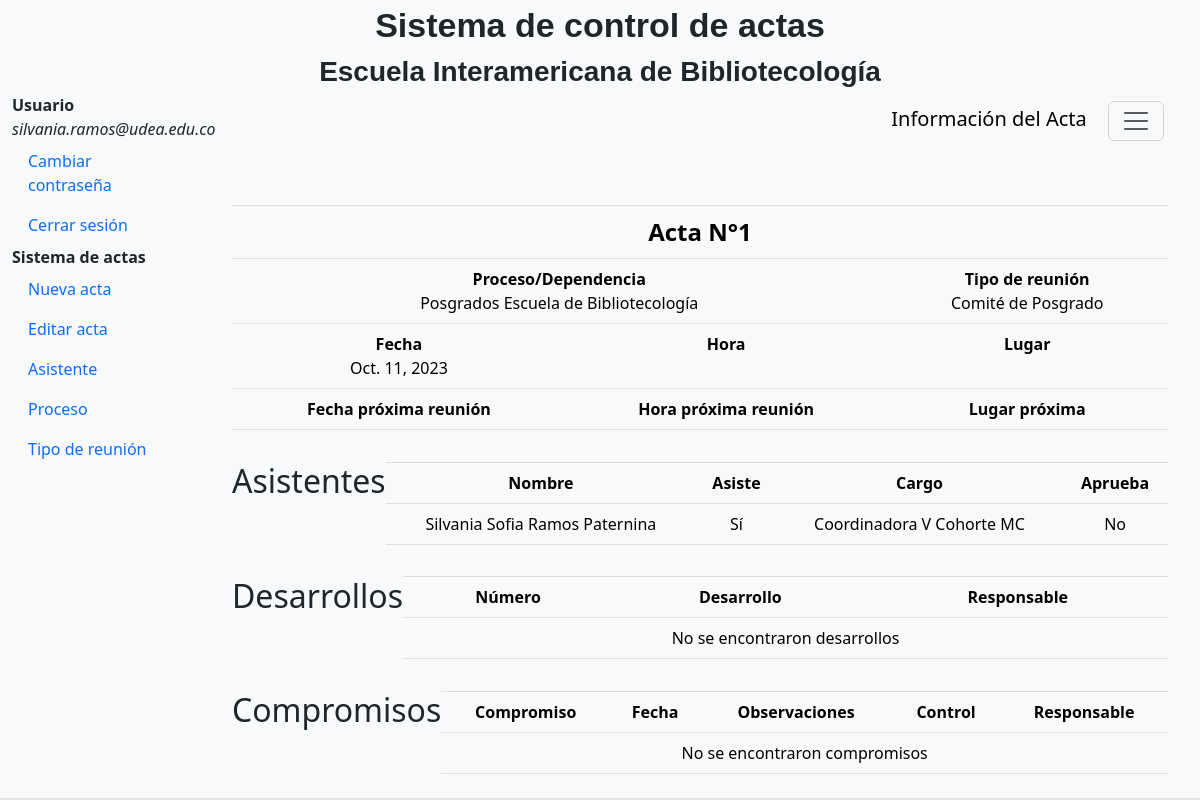
The page /app_registro/resumen/41/ (signed in) on the database as committed earlier.
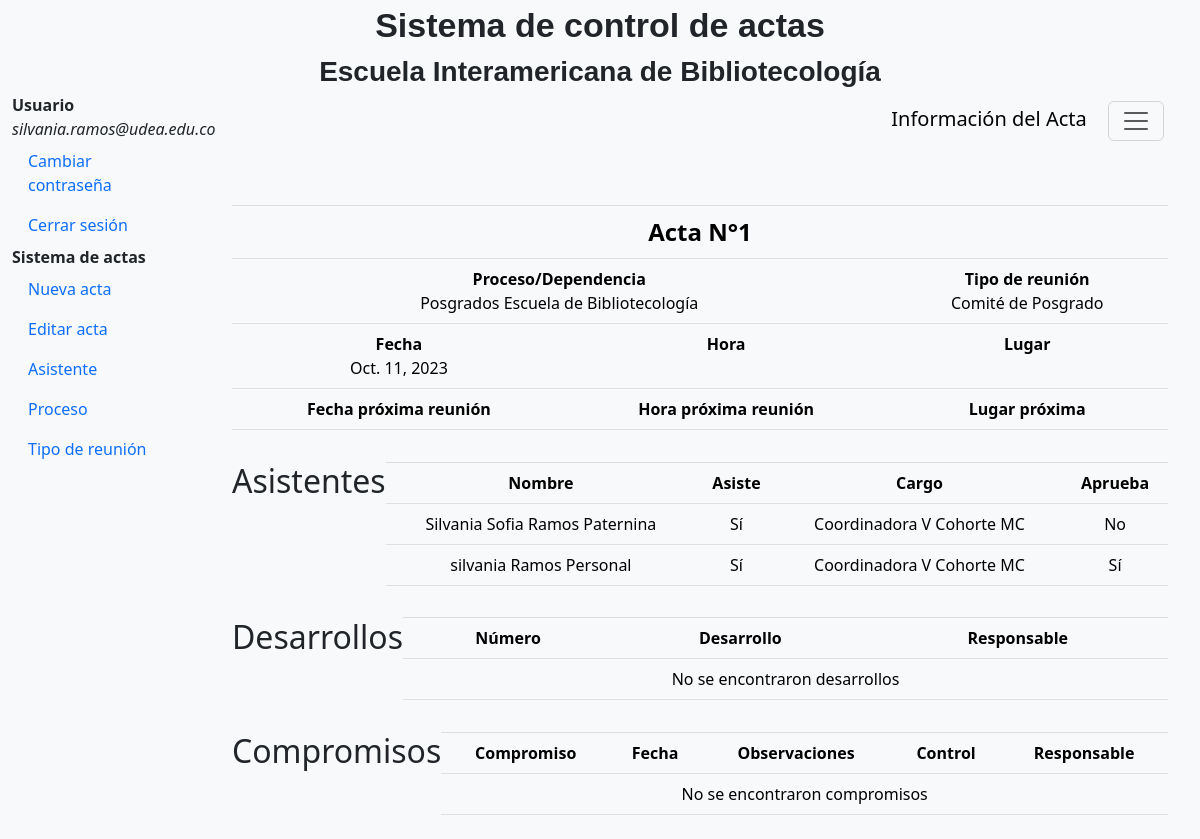
The same page on the database as committed later.
### app_registro/models.py (models this page shows, shortened)
class Act(models.Model):
    pub_date = models.DateField()
    process_text = models.ForeignKey(Dependece,on_delete =models.CASCADE,default=None)
    type_meet = models.ForeignKey(Typemeet,on_delete =models.CASCADE,default=None)
    hour = models.TimeField(null=True,editable=True)
    next_meet = models.DateField(null=True,editable=True)
    next_hour = models.TimeField(null=True,editable=True )
    place = models.CharField(max_length=200, editable=True)
    next_place = models.CharField(max_length=200,null=True,editable=True)
    ident = models.IntegerField(null=True, default=None)
    send = models.BooleanField(null=True, default=None)

class Dependece(models.Model):
    cod = models.CharField(max_length=200,null=True)
    name = models.CharField(max_length=200,null=True)
    def __str__(self):
        return str(self.cod)

class Typemeet(models.Model):
    name = models.CharField(max_length=200)

class Confirmation(models.Model):
    user_id = models.ForeignKey(User,on_delete =models.CASCADE,verbose_name="Usuario")
    act_id = models.ForeignKey(Act,on_delete =models.CASCADE)
    asset = models.BooleanField(null=True, default=None)
    job_position = models.ForeignKey(Job, on_delete=models.SET_NULL, blank=True, null=True)
    process = models.ForeignKey(Process,on_delete =models.CASCADE,null=True, default=None)
    approved = models.BooleanField(null=True, default=False)

class User(models.Model):
    name = models.CharField(max_length=200, default=None)
    mail = models.CharField(max_length=200,null=True,default=None)
    num_id = models.IntegerField(default=None)

class Job(models.Model):
    name_job = models.CharField(max_length=200)
    description = models.CharField(max_length=200,null=True, default=None)
    def __str__(self):
        return str(self.name_job)

### app_registro/views.py (the view, shortened to what this page needs)
# urls.py: path('resumen/<int:act_id>/', views.Summary, name='resumen'),
@login_required
def Summary(request,act_id):
    datos_acta = Act.objects.filter(pk=act_id)
    datos_desarrollo = Development.objects.filter(act_id=act_id)
    for datos in datos_acta:
        proceso = datos.process_text
        identificacion = datos.ident
    asistentes = Confirmation.objects.filter(act_id = act_id)
    compromisos = Commitment.objects.filter(act_id=act_id)
    asistentes_sinaprobar = Confirmation.objects.filter(act_id = act_id, asset = True,approved = False)
    return render(request, 'app_registro/resumen.html', {'datos': datos_acta,
                                                         'desarrollo': datos_desarrollo,
                                                          'asistentes': asistentes,
                                                         'compromisos': compromisos,'act_id':act_id,'proceso': proceso,'identificacion':identificacion})

### Templates/app_registro/resumen.html (shortened to what the changed rows need)
{% extends 'base.html' %}
{% load static %}
      {% block content %}
      <main class="col-md-9 ms-sm-auto col-lg-10 px-md-4">
      <div class="container mt-5">
        <div class="row justify-content-center">
          <div class="d-flex p-2">
            <table class="table table-light text-center">
              <tr>
                <div>
                {% for dato in datos %}
                <td colspan="3" class="grande text-center"   style="font-weight: bold;">Acta N°{{ dato.ident }}</td>
                {% endfor %}
                </div>
              </tr>
              <tr>
                <td colspan="2" class="text-center">
                  <label style="font-weight: bold;">Proceso/Dependencia</label>
                  <div>
                    {% for dato in datos%}
                    {{ dato.process_text.name }}
                    {% endfor %}
                  </div>
                </td>
                <td  class="text-center" >
                 <label style="font-weight: bold;"> Tipo de reunión </label style="font-weight: bold;">
                  <div>
                    {% for dato in datos%}
                    {{ dato.type_meet.name }}
                    {% endfor %}
                  </div>
                </td>
              </tr>
              <tr>
                <td class="text-center" >
                  <label style="font-weight: bold;">Fecha</label>
                  <div>
                    {% for dato in datos %}
                    {{ dato.pub_date }}
                    {% endfor %}
                  </div>
                </td>
              </tr>
            </table>
          </div>
        </div>
        <div class="row justify-content-center">
          <div class="d-flex p-2">
            <table class="table table-light text-center">
              <thead>
                <tr>
                <h2>Asistentes</h2>
                </tr>
                <tr>
                  <td  style="font-weight: bold;">Nombre</td>
                  <td  style="font-weight: bold;">Asiste</td>
                  <td  style="font-weight: bold;">Cargo</td>
                  <td  style="font-weight: bold;">Aprueba</td>
                </tr>
              </thead>
              <tbody>
                {% for user in asistentes %}
                    <tr>
                      <td>{{ user.user_id.name }}</td>
                      <td>
                        {% if user.asset == True %}
                            Sí
                        {% elif user.asset == False %}
                            No
                        {% else %}
                            No registrado
                        {% endif %}
                    </td>
                      <td>{{ user.job_position }}</td>
                      <td>
                        {% if user.approved == True %}
                            Sí
                        {% elif user.approved == False %}
                            No
                        {% else %}
                            No registrado
                        {% endif %}
                    </td>
                    </tr>
                  {% empty %}
                    <tr>
                      <td colspan="5">No se encontraron asistentes</td>
                    </tr>
                  {% endfor %}
              </tbody>
            </table>
          </div>
        </div>
        <div class="row justify-content-center">
          <div class="d-flex p-2">
            <table class="table table-light text-center">
              <thead>
                <tr>
                  <h2>Desarrollos</h2>
                </tr>
                <tr>
                  <td   style="font-weight: bold;">Número</td>
                  <td   style="font-weight: bold;">Desarrollo</td>
                  <td  style="font-weight: bold;">Responsable</td>
                </tr>
              </thead>
            </table>
          </div>
        </div>
        <div class="row justify-content-center">
          <div class="d-flex p-2">
            <table class="table table-light text-center">
              <thead>
                <tr>
                  <h2>Compromisos</h2>
                </tr>
                <tr>
                  <td  style="font-weight: bold;">Compromiso</td>
                  <td   style="font-weight: bold;">Fecha</td>
                  <td   style="font-weight: bold;">Observaciones</td>
                  <td   style="font-weight: bold;">Control</td>
                  <td  style="font-weight: bold;">Responsable</td>
                </tr>
              </thead>
            </table>
          </div>
        </div>
      </div>
    </main>
      {% endblock %}

Rows that differ between the two databases and show on the page:
added Confirmation: user_id.name "silvania Ramos Personal", asset "Sí", job_position "Coordinadora V Cohorte MC", approved "Sí"
